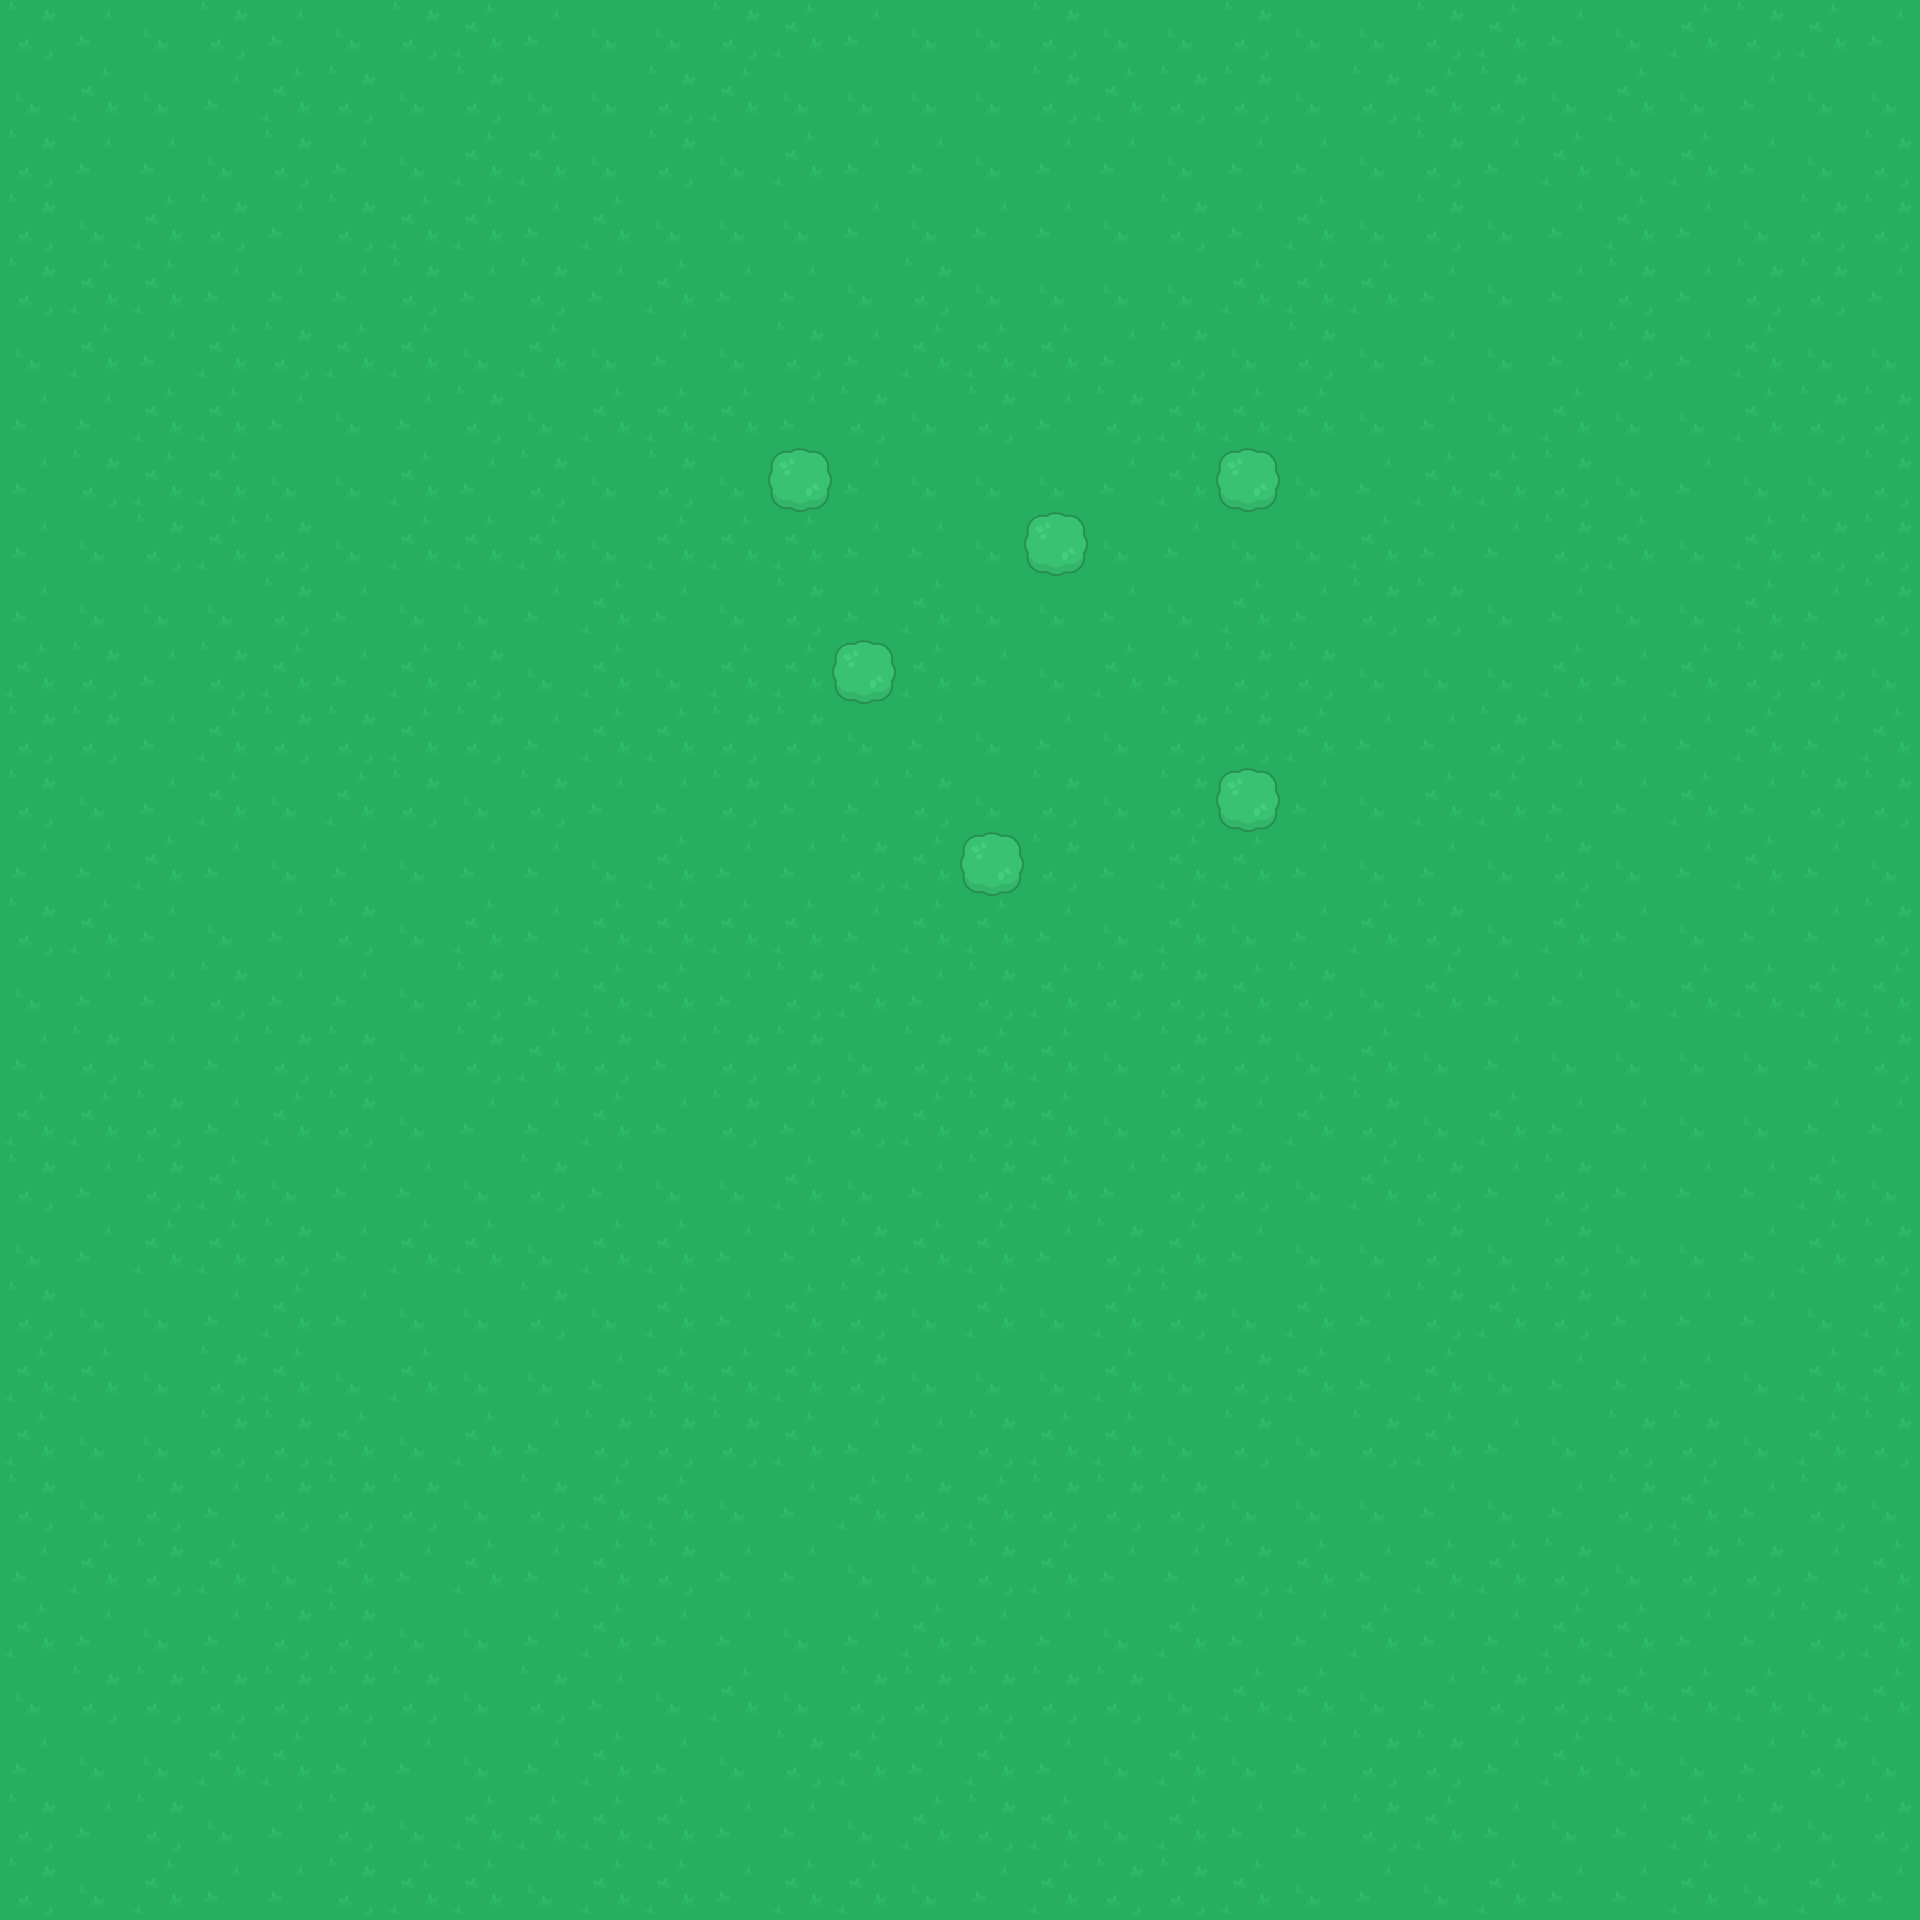

A level layout from a 2D game, rendered from its tile map. Below: a short description, then the map file with its tile-grid data intact:
An orthogonal 30x30 tile map with 64x64 px tiles, 2 tile layers (Ground, Trees).

<map version="1.0" orientation="orthogonal" renderorder="right-down" width="30" height="30" tilewidth="64" tileheight="64" nextobjectid="1">
 <tileset firstgid="1" name="Kenney Topdown Pack" tilewidth="64" tileheight="64" spacing="10" tilecount="540" columns="27">
  <image source="../img/spritesheet_tiles.png" trans="ffffff" width="1988" height="1470" />
 </tileset>
 <layer name="Ground" width="30" height="30">
  <data encoding="csv">
2,3,4,2,3,4,2,1,3,4,4,2,1,3,4,4,2,4,4,2,4,4,2,1,3,4,1,2,1,3,
4,1,4,3,1,2,4,2,4,4,2,1,4,4,4,4,2,1,2,2,4,2,1,2,4,1,4,3,4,4,
2,3,3,4,2,3,4,1,1,4,2,4,1,3,3,4,3,3,4,3,3,4,2,3,1,4,1,3,4,2,
2,4,1,2,3,2,1,1,3,1,4,4,4,3,4,3,3,4,2,3,1,4,2,4,3,1,3,4,2,2,
2,1,1,3,3,3,2,3,2,3,1,3,3,4,2,4,4,4,4,1,1,1,3,4,3,2,3,2,2,3,
4,1,3,1,2,1,1,4,1,4,3,4,2,3,1,1,1,3,2,4,2,4,3,4,3,2,3,1,4,4,
3,3,1,1,3,4,3,2,4,1,1,1,3,2,4,2,3,2,1,1,1,4,3,4,1,4,4,1,2,2,
3,2,1,1,4,4,1,3,2,4,2,4,3,3,4,4,4,3,1,1,4,3,1,1,2,4,3,4,4,2,
3,4,2,1,2,4,1,1,1,4,1,1,1,3,3,4,2,4,3,4,4,1,3,3,2,1,4,1,2,2,
3,4,4,4,2,3,4,4,3,1,3,4,2,3,1,4,4,3,4,1,3,2,2,4,3,4,4,1,3,2,
1,2,3,2,1,3,1,2,4,1,4,1,1,2,1,3,4,1,3,2,2,4,4,4,1,3,1,2,2,4,
2,2,3,1,2,2,1,2,3,1,1,2,2,4,3,4,3,4,2,2,1,3,3,2,3,3,3,1,3,1,
2,4,3,1,4,1,2,4,2,3,3,2,3,3,2,4,2,4,2,3,3,4,1,1,3,3,1,3,2,2,
3,3,1,3,4,3,4,3,3,4,1,3,3,2,1,4,2,3,1,1,3,4,3,4,2,4,3,1,3,4,
2,1,3,4,3,2,4,1,3,1,1,1,1,3,1,1,3,4,1,4,3,1,2,4,1,3,4,3,3,2,
4,3,3,2,3,3,4,2,3,1,1,3,2,1,3,2,1,2,2,1,2,4,1,3,3,4,1,1,1,1,
3,2,3,3,2,2,4,2,1,2,3,2,2,4,2,1,1,4,2,2,4,1,4,3,4,4,4,4,3,2,
1,1,2,3,1,2,4,3,3,1,3,2,3,2,1,2,1,4,2,3,1,2,4,1,3,3,4,4,3,3,
2,3,2,1,4,3,3,4,2,3,4,4,1,4,3,2,1,3,2,2,4,1,2,3,2,3,3,3,1,4,
4,3,1,1,2,3,1,1,4,1,1,3,3,2,1,1,3,2,1,3,4,4,2,4,2,4,4,3,1,2,
2,4,4,3,1,3,4,4,2,4,1,3,1,2,4,1,4,1,2,4,1,3,2,1,2,3,3,3,4,1,
1,1,4,2,1,4,1,4,4,3,1,1,1,2,4,4,4,1,4,2,1,3,1,4,3,3,3,4,1,1,
1,4,4,2,2,1,4,1,3,2,2,2,1,3,3,2,1,1,4,2,4,2,1,3,4,2,2,4,1,2,
2,4,2,3,2,2,2,4,2,1,1,4,3,1,2,1,2,2,2,4,4,4,3,4,3,2,1,3,2,4,
3,1,2,1,4,1,3,1,3,1,2,3,3,4,4,2,1,3,3,2,1,3,1,1,2,4,2,2,3,1,
1,3,4,3,2,2,4,4,3,1,3,3,4,3,1,3,3,4,1,3,3,1,3,3,1,1,3,3,2,1,
4,2,2,2,2,2,2,4,2,3,4,1,4,2,2,2,2,2,4,1,1,4,3,2,2,1,1,1,4,1,
3,4,4,1,1,3,3,4,3,1,3,4,2,1,3,1,3,4,1,4,3,2,2,3,1,4,4,3,2,4,
2,3,2,4,3,2,4,1,1,1,1,3,3,4,1,2,1,4,1,3,3,2,1,3,4,3,1,2,4,2,
2,4,1,3,3,2,1,1,4,1,1,3,1,1,4,3,1,2,2,1,4,3,4,1,3,3,1,4,1,3
</data>
 </layer>
 <layer name="Trees" width="30" height="30">
  <data encoding="csv">
0,0,0,0,0,0,0,0,0,0,0,0,0,0,0,0,0,0,0,0,0,0,0,0,0,0,0,0,0,0,
0,0,0,0,0,0,0,0,0,0,0,0,0,0,0,0,0,0,0,0,0,0,0,0,0,0,0,0,0,0,
0,0,0,0,0,0,0,0,0,0,0,0,0,0,0,0,0,0,0,0,0,0,0,0,0,0,0,0,0,0,
0,0,0,0,0,0,0,0,0,0,0,0,0,0,0,0,0,0,0,0,0,0,0,0,0,0,0,0,0,0,
0,0,0,0,0,0,0,0,0,0,0,0,0,0,0,0,0,0,0,0,0,0,0,0,0,0,0,0,0,0,
0,0,0,0,0,0,0,0,0,0,0,0,0,0,0,0,0,0,0,0,0,0,0,0,0,0,0,0,0,0,
0,0,0,0,0,0,0,0,0,0,0,0,0,0,0,0,0,0,0,0,0,0,0,0,0,0,0,0,0,0,
0,0,0,0,0,0,0,0,0,0,0,0,183,0,0,0,0,0,0,183,0,0,0,0,0,0,0,0,0,0,
0,0,0,0,0,0,0,0,0,0,0,0,0,0,0,0,183,0,0,0,0,0,0,0,0,0,0,0,0,0,
0,0,0,0,0,0,0,0,0,0,0,0,0,0,0,0,0,0,0,0,0,0,0,0,0,0,0,0,0,0,
0,0,0,0,0,0,0,0,0,0,0,0,0,183,0,0,0,0,0,0,0,0,0,0,0,0,0,0,0,0,
0,0,0,0,0,0,0,0,0,0,0,0,0,0,0,0,0,0,0,0,0,0,0,0,0,0,0,0,0,0,
0,0,0,0,0,0,0,0,0,0,0,0,0,0,0,0,0,0,0,183,0,0,0,0,0,0,0,0,0,0,
0,0,0,0,0,0,0,0,0,0,0,0,0,0,0,183,0,0,0,0,0,0,0,0,0,0,0,0,0,0,
0,0,0,0,0,0,0,0,0,0,0,0,0,0,0,0,0,0,0,0,0,0,0,0,0,0,0,0,0,0,
0,0,0,0,0,0,0,0,0,0,0,0,0,0,0,0,0,0,0,0,0,0,0,0,0,0,0,0,0,0,
0,0,0,0,0,0,0,0,0,0,0,0,0,0,0,0,0,0,0,0,0,0,0,0,0,0,0,0,0,0,
0,0,0,0,0,0,0,0,0,0,0,0,0,0,0,0,0,0,0,0,0,0,0,0,0,0,0,0,0,0,
0,0,0,0,0,0,0,0,0,0,0,0,0,0,0,0,0,0,0,0,0,0,0,0,0,0,0,0,0,0,
0,0,0,0,0,0,0,0,0,0,0,0,0,0,0,0,0,0,0,0,0,0,0,0,0,0,0,0,0,0,
0,0,0,0,0,0,0,0,0,0,0,0,0,0,0,0,0,0,0,0,0,0,0,0,0,0,0,0,0,0,
0,0,0,0,0,0,0,0,0,0,0,0,0,0,0,0,0,0,0,0,0,0,0,0,0,0,0,0,0,0,
0,0,0,0,0,0,0,0,0,0,0,0,0,0,0,0,0,0,0,0,0,0,0,0,0,0,0,0,0,0,
0,0,0,0,0,0,0,0,0,0,0,0,0,0,0,0,0,0,0,0,0,0,0,0,0,0,0,0,0,0,
0,0,0,0,0,0,0,0,0,0,0,0,0,0,0,0,0,0,0,0,0,0,0,0,0,0,0,0,0,0,
0,0,0,0,0,0,0,0,0,0,0,0,0,0,0,0,0,0,0,0,0,0,0,0,0,0,0,0,0,0,
0,0,0,0,0,0,0,0,0,0,0,0,0,0,0,0,0,0,0,0,0,0,0,0,0,0,0,0,0,0,
0,0,0,0,0,0,0,0,0,0,0,0,0,0,0,0,0,0,0,0,0,0,0,0,0,0,0,0,0,0,
0,0,0,0,0,0,0,0,0,0,0,0,0,0,0,0,0,0,0,0,0,0,0,0,0,0,0,0,0,0,
0,0,0,0,0,0,0,0,0,0,0,0,0,0,0,0,0,0,0,0,0,0,0,0,0,0,0,0,0,0
</data>
 </layer>
</map>
